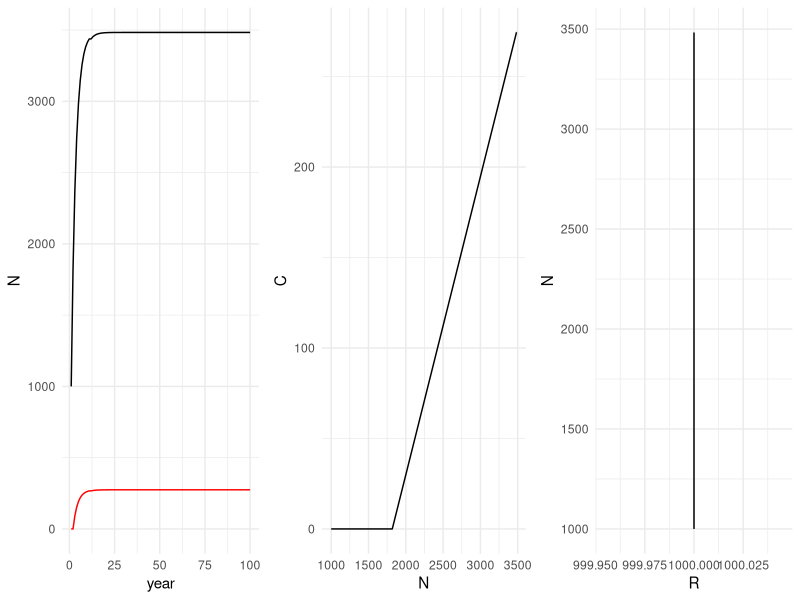
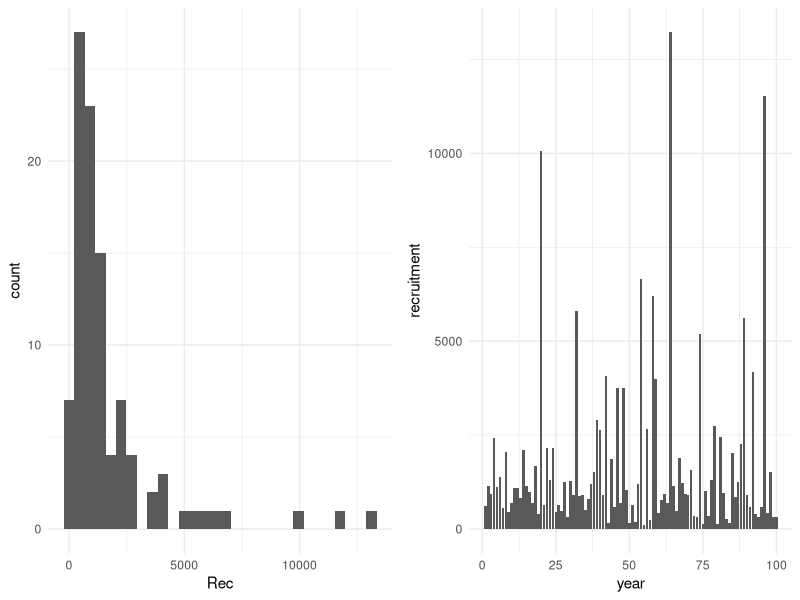
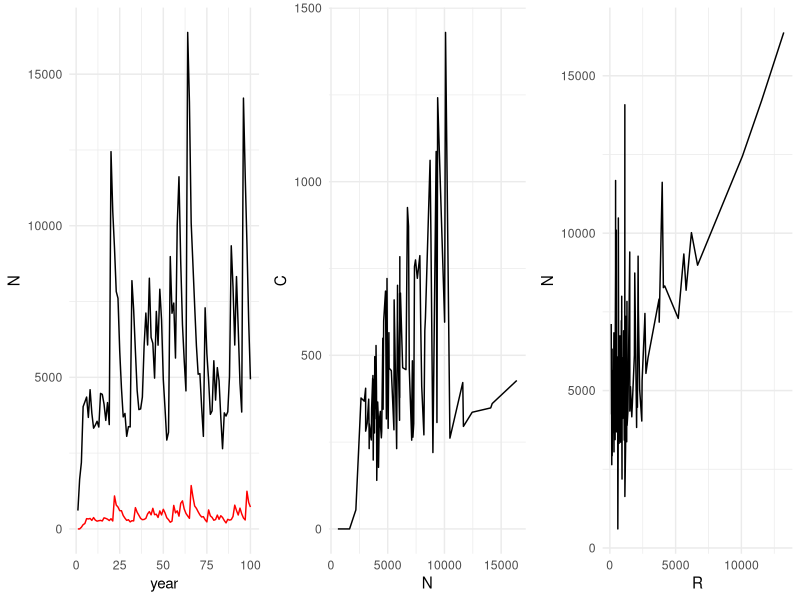
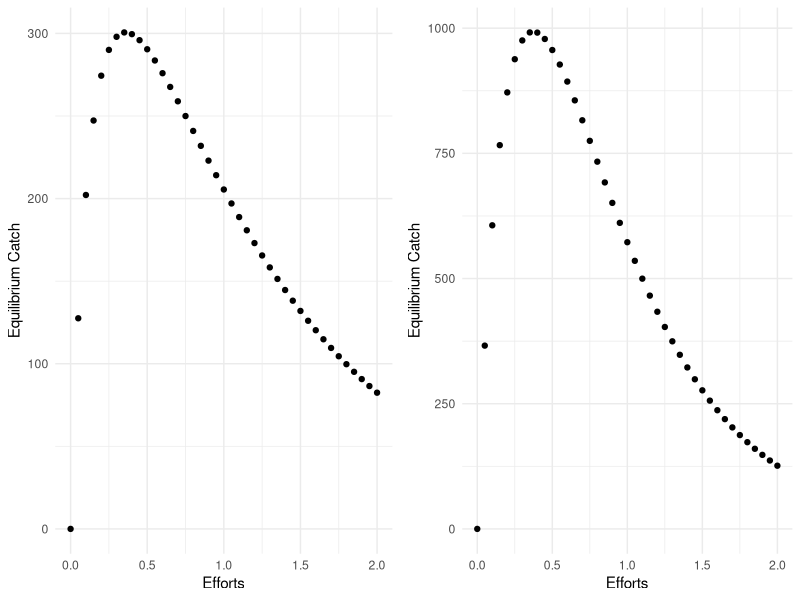
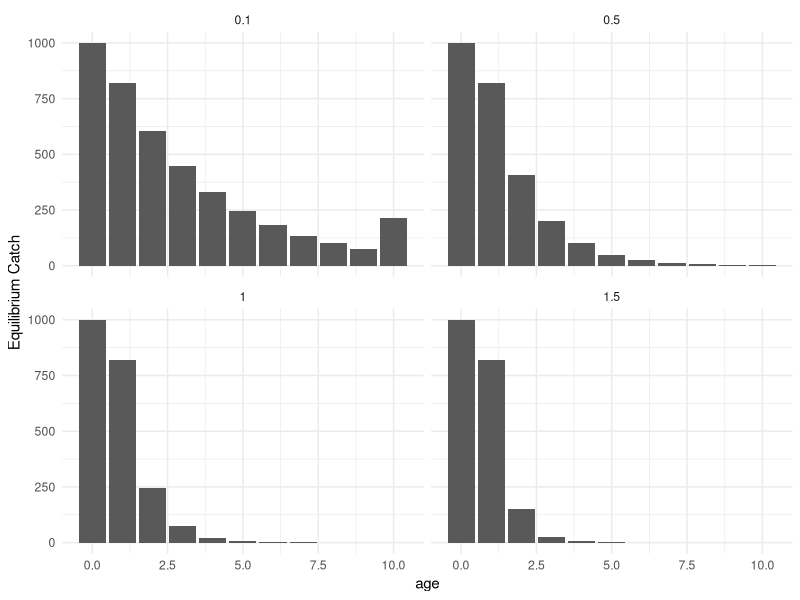
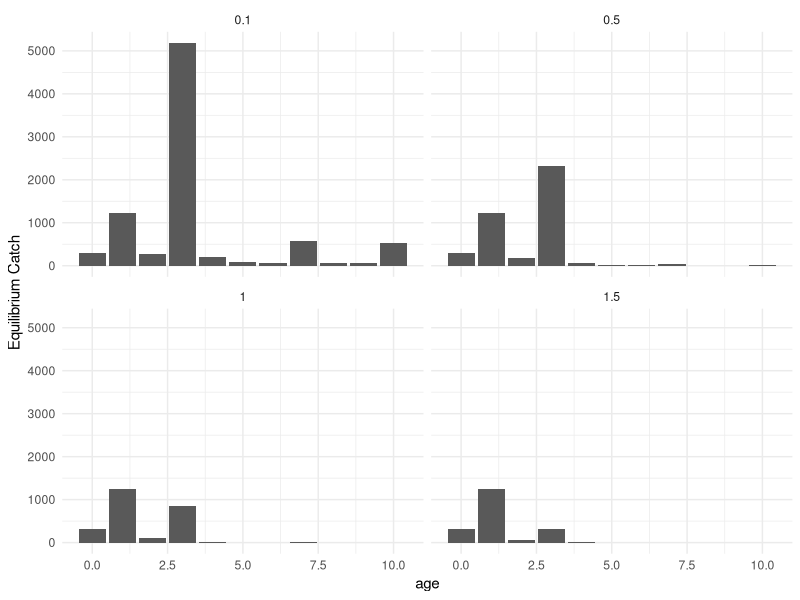
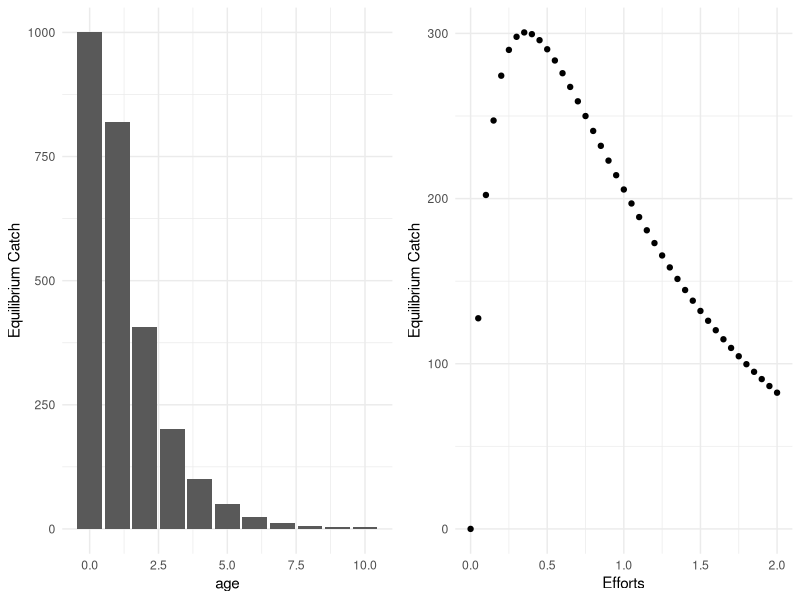
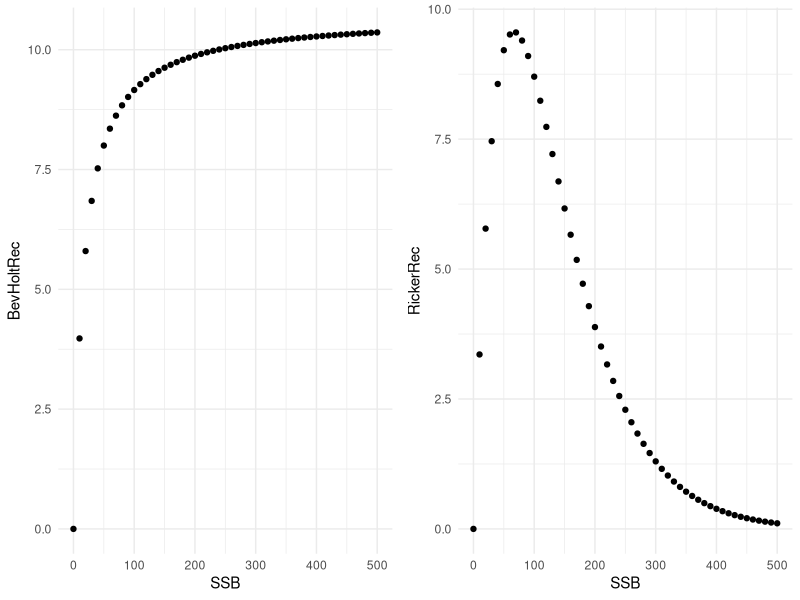

Recreate these plots in R, in order.
## ---- chunk 1
#| label: load-packages
#| include: false

library(tidyverse)
library(palmerpenguins)
theme_set(theme_minimal())
## ---- chunk 2
#age-based model simulation

###-----------------------Exercise 6: Put it all together into an age-structured model---------------------------
###------DO NOT INCLUDE CATCH yet

#First set the model structure
#100 years, ages 0-10
YY <- 100
AA <- 10
## ---- chunk 3
#natural mortality - these values should be positive
MM <- 0.2

RecC <- rep(1000,YY)

## ---- chunk 4

#Set total mortality
ZZ <- MM
#define empty matrix in the right dimensions for saving results
NumbersM<-matrix(nrow = YY, ncol = AA + 1)

#run loop through all ages and years. Each of the 3 types of equations are used.
#run loop through all ages and years. Each of the 3 types of equations are used.
for(i in 2:YY){
  #fishes are born
  NumbersM[i,1] <- RecC[i]
  for(j in 2:(AA+1)){
    #fishes die
    NumbersM[i, j]<-NumbersM[i-1, j-1]*exp(-ZZ*1) #*1 is here because it is one time step
  }
  
  #This bit overwrites the values in the last column
  if(i>12) {NumbersM[i, AA+1]<-NumbersM[i-1, AA]*exp(-ZZ*1) + NumbersM[i-1, AA+1]*exp(-ZZ*1)}
}

#View(NumbersM)

## ---- chunk 5

### Now: Include Baranov Catch equation:
#F = selectivity*q*effort
#Catch(1979,1980) = N(1979)*F/Z*(1 – exp(-Z*(1980 – 1979)) 

AgeStructModel<-function(Rec, AA=10, Effort = rep(0.2, length(Rec)), qq=1, Sel = c(0,0,rep(1,AA-1))){
	
  FF<-matrix(Sel, nrow = length(Rec), ncol = AA + 1, byrow = TRUE)*qq*matrix(Effort, nrow = length(Rec), ncol = AA + 1)
	
  ZZ <-FF+MM
	
#define empty matrix in the right dimensions for saving results
NumbersM<-matrix(nrow = length(Rec), ncol = AA + 1, data = 0)
CatchNM<-matrix(nrow = length(Rec), ncol = AA+1, data = 0)

#run loop through all ages and years. Each of the 3 types of equations are used.

	#fishes are born
  NumbersM[1,1] <- Rec[1]

  for(i in 2:length(Rec)){
	  
	 #calculate fishing on previous year
	 #because all ages are not available until after the 11th year, we begin calculating catch then

	#fishes are born
	  NumbersM[i,1] <- Rec[i] 
	
	  for(j in 2:(AA+1)){

	  	NumbersM[i, j]<-NumbersM[i-1, j-1]*exp(-ZZ[i-1,j])  
	}
	  
	  if(i>12){NumbersM[i, AA+1]<-NumbersM[i-1, AA]*exp(-ZZ[i-1,j]) + NumbersM[i-1, AA+1]*exp(-ZZ[i-1,AA+1])} 
	  
	  CatchNM[i,]<-NumbersM[i,]*FF[i,]/ZZ[i,]*(1-exp(-ZZ[i,]))
  }
  
	return(list(NumbersM, CatchNM))
	}
NumbersResults<-AgeStructModel(RecC)[[1]]
CatchResults<-AgeStructModel(RecC)[[2]]

p1 <- tibble(year = 1:YY, N=apply(NumbersResults, 1, sum), C = apply(CatchResults, 1, sum)) %>% ggplot(aes(year, N)) + geom_line() + geom_line(aes(year, C), color = 'red')

p2 <- tibble(year = 1:YY, N=apply(NumbersResults, 1, sum), C = apply(CatchResults, 1, sum)) %>% ggplot(aes(N, C)) + geom_line() 

p3 <- tibble(R=NumbersResults[,1], N=apply(NumbersResults, 1, sum), C = apply(CatchResults, 1, sum)) %>% ggplot(aes(R, N)) + geom_line() 

gridExtra::grid.arrange(p1, p2, p3, ncol = 3)


## ---- chunk 6
set.seed(100)
Rec <- rep(1000,YY)*rlnorm(n = YY) 
Rec
set.seed(100)
exp(log(1000) + rnorm(n = YY)) #notice that this form of the equation is the same as above

p1 <- tibble(Rec) %>% ggplot(aes(Rec)) + geom_histogram()

p2 <- tibble(year = 1:YY, recruitment = Rec) %>%  ggplot(aes(year, recruitment)) + geom_col()


gridExtra::grid.arrange(p1, p2, ncol = 2)
## ---- chunk 7
NumbersResults<-AgeStructModel(Rec)[[1]]
CatchResults<-AgeStructModel(Rec)[[2]]

#View(NumbersResults)
#View(CatchResults)

## ---- chunk 8
p1 <- tibble(year = 1:YY, N=apply(NumbersResults, 1, sum), C = apply(CatchResults, 1, sum)) %>% ggplot(aes(year, N)) + geom_line() + geom_line(aes(year, C), color = 'red')

p2 <- tibble(year = 1:YY, N=apply(NumbersResults, 1, sum), C = apply(CatchResults, 1, sum)) %>% ggplot(aes(N, C)) + geom_line() 

p3 <- tibble(R=NumbersResults[,1], N=apply(NumbersResults, 1, sum), C = apply(CatchResults, 1, sum)) %>% ggplot(aes(R, N)) + geom_line() 

gridExtra::grid.arrange(p1, p2, p3, ncol = 3)
## ---- chunk 9

#CONSTANT RECRUITMENT
Efforts<-seq(0, 2, 0.05)
EquilCatchC<-vector(length = length(Efforts), mode = "numeric")
for(j in 1:length(Efforts)){
	results<-AgeStructModel(RecC, Effort = Efforts[j])
	CatchResults<-apply(results[[2]], 1, sum, na.rm=T)
	EquilCatchC[j]<-CatchResults[99]
	}

p_RecC <- tibble(EquilCatchC, Efforts) %>% ggplot(aes(Efforts, EquilCatchC)) + geom_point() + ylab("Equilibrium Catch")

#Variable RECRUITMENT
Efforts<-seq(0, 2, 0.05)
EquilCatch<-vector(length = length(Efforts), mode = "numeric")
for(j in 1:length(Efforts)){
	results<-AgeStructModel(Rec, Effort = Efforts[j])
	CatchResults<-apply(results[[2]], 1, sum, na.rm=T)
	EquilCatch[j]<-CatchResults[99]
	}

p_Rec <- tibble(EquilCatch, Efforts) %>% ggplot(aes(Efforts, EquilCatch)) + geom_point() + ylab("Equilibrium Catch")

gridExtra::grid.arrange(p_RecC, p_Rec, ncol = 2)

#We made this model piecewise - by estimating relationships separately, then putting them into a model. The other method would be to estimate all parameters at once, given you have enough data. List the parameters you might expect to estimate in a statistical catch-at-age model. What data could be used to compare to the predictions?


## ---- chunk 10

#CONSTANT RECRUITMENT
Efforts<-seq(0, 2, 0.05)
NumberResults <- NULL
EquilCatch<-vector(length = length(Efforts), mode = "numeric")
for(j in 1:length(Efforts)){
	results<-AgeStructModel(RecC, Effort = Efforts[j])
	NumberResults[[j]]<-results[[1]][99,] %>% as.matrix() %>% t(.) %>% as.data.frame()
	CatchResults<-apply(results[[2]], 1, sum, na.rm=T)
	EquilCatch[j]<-CatchResults[99]
	}

bind_rows(NumberResults) %>%
  mutate(effort = Efforts) %>% 
  gather(value = 'numbers', key = 'age', -effort) %>% 
  mutate(age = gsub('V','',age) %>% as.numeric(.)-1 ) %>% 
  filter(effort %in% c(0.1, 0.5, 1, 1.5, 1.9)) %>% 
  group_by(effort) %>% 
  ggplot(aes(age,numbers)) + geom_col() + ylab("Equilibrium Catch") + facet_wrap(~effort)

#What happens to the age distributions as effort increases?
## ---- chunk 11

#VARIABLE RECRUITMENT
Efforts<-seq(0, 2, 0.05)
NumberResults <- NULL
EquilCatch<-vector(length = length(Efforts), mode = "numeric")
for(j in 1:length(Efforts)){
	results<-AgeStructModel(Rec, Effort = Efforts[j])
	NumberResults[[j]]<-results[[1]][99,] %>% as.matrix() %>% t(.) %>% as.data.frame()
	CatchResults<-apply(results[[2]], 1, sum, na.rm=T)
	EquilCatch[j]<-CatchResults[99]
	}

bind_rows(NumberResults) %>%
  mutate(effort = Efforts) %>% 
  gather(value = 'numbers', key = 'age', -effort) %>% 
  mutate(age = gsub('V','',age) %>% as.numeric(.)-1 ) %>% 
  filter(effort %in% c(0.1, 0.5, 1, 1.5, 1.9)) %>% 
  group_by(effort) %>% 
  ggplot(aes(age,numbers)) + geom_col() + ylab("Equilibrium Catch") + facet_wrap(~effort)

#Does high recruitment variability have an effect on our interpretation?
## ---- chunk 12

#CONSTANT RECRUITMENT
Efforts<-seq(0, 2, 0.05)
NumberResults <- NULL
EquilCatch<-vector(length = length(Efforts), mode = "numeric")
for(j in 1:length(Efforts)){
	results<-AgeStructModel(RecC, Effort = Efforts[j])
	NumberResults[[j]]<-results[[1]][99,] %>% as.matrix() %>% t(.) %>% as.data.frame()
	CatchResults<-apply(results[[2]], 1, sum, na.rm=T)
	EquilCatch[j]<-CatchResults[99]
	}

pdist <- bind_rows(NumberResults) %>%
  mutate(effort = Efforts) %>% 
  gather(value = 'numbers', key = 'age', -effort) %>% 
  mutate(age = gsub('V','',age) %>% as.numeric(.)-1 ) %>% 
  filter(effort %in% c(0.5)) %>% 
  group_by(effort) %>% 
  ggplot(aes(age,numbers)) + geom_col() + ylab("Equilibrium Catch")# + facet_wrap(~effort)

pc <- tibble(EquilCatch, Efforts) %>% ggplot(aes(Efforts, EquilCatch)) + geom_point() + ylab("Equilibrium Catch")

gridExtra::grid.arrange(pdist,pc,ncol = 2)

#We made this model piecewise - by estimating relationships separately, then putting them into a model. The other method would be to estimate all parameters at once, given you have enough data. List the parameters you might expect to estimate in a statistical catch-at-age model. What data could be used to compare to the predictions?


## ---- chunk 13

	alpha<-0.632
	beta<-0.059
	SSB <- seq(0,500,10)
	BevHoltRec<-alpha*SSB/(1+beta*SSB)
	p1 <- tibble(SSB, BevHoltRec) %>%  ggplot(aes(SSB, BevHoltRec)) + geom_point()

	alpha<-0.39
	beta<-0.015
	RickerRec<-alpha*SSB*exp(-beta*SSB)
	p2 <- tibble(SSB, RickerRec) %>%  ggplot(aes(SSB, RickerRec)) + geom_point()

gridExtra::grid.arrange(p1, p2, ncol = 2)

